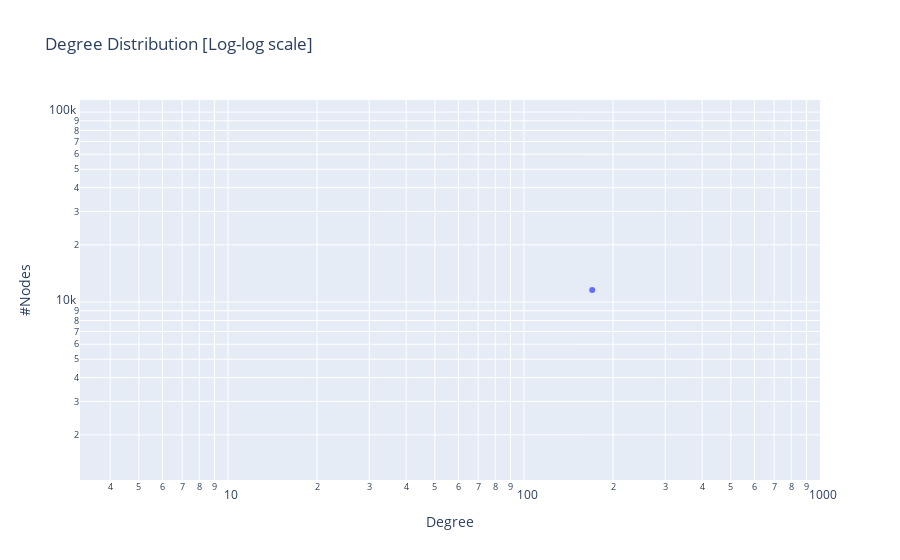

Write notebook code for a chart like this one.
### Code cell
#degree distribution

#logaritmic-scale plot
fig12 = px.scatter(DegFreqWS1, x="Degree Value", y="Node Frequency", title = 'Degree Distribution [Log-log scale]', log_x = True, log_y = True)
fig12.update_layout(xaxis_title="Degree",  yaxis_title="#Nodes")
fig12.update_xaxes(
    range=[0.5, 3],  # sets the range of xaxis
)
fig12.show()

### Figure 1 — Plotly figure (JSON) as saved in the notebook; plotly's stock layout.template omitted (floating-point values rounded to 4 significant figures; data arrays with more than 128 entries replaced by an {"elided": "..."} marker saying what was removed)
{"data": [{"hovertemplate": "Degree Value=%{x}<br>Node Frequency=%{y}<extra></extra>", "legendgroup": "", "marker": {"color": "#636efa", "symbol": "circle"}, "mode": "markers", "name": "", "orientation": "v", "showlegend": false, "x": {"elided": "171 int values"}, "xaxis": "x", "y": {"elided": "171 int values"}, "yaxis": "y", "type": "scatter"}], "layout": {"xaxis": {"anchor": "y", "domain": [0.0, 1.0], "title": {"text": "Degree"}, "type": "log", "range": [0.5, 3]}, "yaxis": {"anchor": "x", "domain": [0.0, 1.0], "title": {"text": "#Nodes"}, "type": "log"}, "legend": {"tracegroupgap": 0}, "title": {"text": "Degree Distribution [Log-log scale]"}}}
